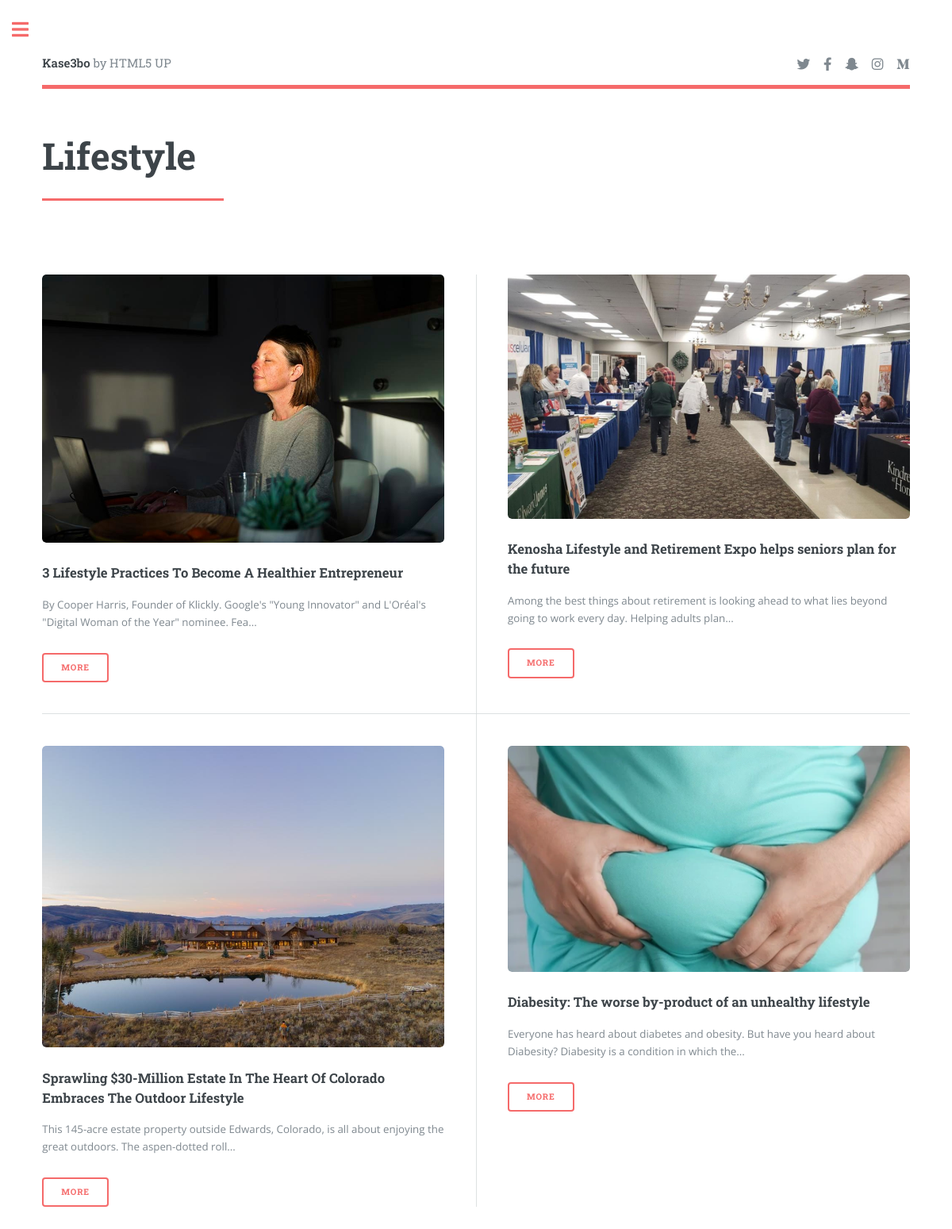
/view/lifestyle.php (signed in), run on the app's committed database.
### tables this page shows
CREATE TABLE `article` (
  `article_id` int(12) NOT NULL,
  `article_title` varchar(250) NOT NULL,
  `article_image` varchar(500) NOT NULL,
  `article_text` varchar(5000) NOT NULL,
  `category` varchar(100) NOT NULL,
  `writer_id` int(140) NOT NULL
);

### database/connection.php (called while the page is built, shortened)
<?php
class Connection{
    public $db = null;
    public $results = null;
    function connection(){
        $this->db = mysqli_connect(SERVER, USER, PASSWORD, DATABASE);
        return true;
    }
    function query($query){
        $this->results = mysqli_query($this->db, $query);
        return true;
    }
    function fetch($query){
        if($this->query($query)) {
            return mysqli_fetch_all($this->results, MYSQLI_ASSOC);
        }
        return false;
    }
}
?>

### controllers/new_article_controller.php (called while the page is built, shortened)
<?php
require_once '../classes/new_article_class.php';
function select_articles_by_category_controller($category){
    $article = new NewArticle;
    return $article->select_articles_by_category($category);
}

### classes/new_article_class.php (called while the page is built, shortened)
<?php
class NewArticle extends Order{
    function select_articles_by_category($category){
        return $this->fetch("select * from article where category='$category'");
    }
}
?>

### view/lifestyle.php (the view, shortened to what this page needs)
<?php
      require_once '../controllers/new_article_controller.php';
      $articles = select_articles_by_category_controller('lifestyle');
?>
<!DOCTYPE html>
<html>
  <head>
    <link rel="stylesheet" href="../assets/css/main.css" />
  </head>
  <body class="is-preload">
    <div id="wrapper">
      <div id="main">
        <div class="inner">
          <header id="header">
            <a href="../index.php" class="logo"
              ><strong>Kase3bo</strong> by HTML5 UP</a
            >
            <ul class="icons">
              <li>
                <a href="#" class="icon brands fa-twitter"
                  ><span class="label">Twitter</span></a
                >
              </li>
              <li>
                <a href="#" class="icon brands fa-facebook-f"
                  ><span class="label">Facebook</span></a
                >
              </li>
              <li>
                <a href="#" class="icon brands fa-snapchat-ghost"
                  ><span class="label">Snapchat</span></a
                >
              </li>
              <li>
                <a href="#" class="icon brands fa-instagram"
                  ><span class="label">Instagram</span></a
                >
              </li>
              <li>
                <a href="#" class="icon brands fa-medium-m"
                  ><span class="label">Medium</span></a
                >
              </li>
            </ul>
          </header>
          <section>
            <header class="major">
              <h1>Lifestyle</h1>
            </header>
            <div class="posts">
            <?php
            foreach($articles as $article){
            ?>
               <article>
                <a href="./story.php?id=<?php echo $article['article_id'] ?>" class="image"
                  ><img src="../images/article_images/<?php echo $article['article_image'] ?>" alt=""
                /></a>
                <h3><?php echo $article['article_title'] ?></h3>
                <p>
                <?php echo substr($article['article_text'], 0, 120).'...' ?>
                </p>
                <ul class="actions">
                  <li><a href="./story.php?id=<?php echo $article['article_id'] ?>" class="button">More</a></li>
                </ul>
              </article>
<?php
}
?>
            </div>
          </section>
        </div>
      </div>
    </div>
  </body>
</html>

### data on the page
article: article_image (picture), article_title "3 Lifestyle Practices To Become A Healthier Entrepreneur", article_text "By Cooper Harris, Founder of Klickly. Google's \"Young Innovator\" and L'Oréal's \"Digital Woman of the Year\" nominee. Fea"
article: article_image (picture), article_title "Kenosha Lifestyle and Retirement Expo helps seniors plan for the future", article_text "Among the best things about retirement is looking ahead to what lies beyond going to work every day. Helping adults plan"
article: article_image (picture), article_title "Sprawling $30-Million Estate In The Heart Of Colorado Embraces The Outdoor Lifestyle", article_text "This 145-acre estate property outside Edwards, Colorado, is all about enjoying the great outdoors. The aspen-dotted roll"
article: article_image (picture), article_title "Diabesity: The worse by-product of an unhealthy lifestyle", article_text "Everyone has heard about diabetes and obesity. But have you heard about Diabesity? Diabesity is a condition in which the"
